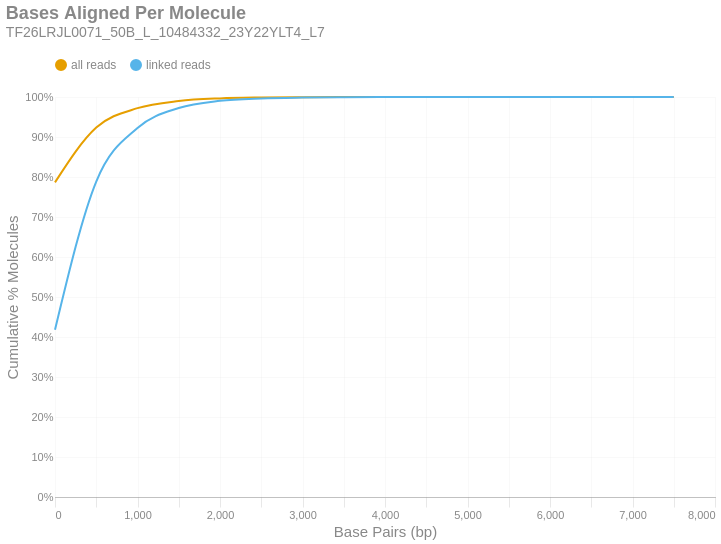

The cell this chart's notebook holds for it:
### Markdown cell above
### Bases Aligned Per Molecule
This is a cumulative frequency distribution showing the number of base pairs aligned per unique molecule. These data are shown in 500 bp bins. There are two distributions: one with `all reads` (yellow) and another with only `linked reads` (blue). The percent of molecules in the `linked reads` distribution is relative to the total number of linked molecules.

### Code cell
if SKIPLR:
    print_html(f"Skipped")
else:
    binned_df = consolidated_hist(valids['aligned_bp'], mask, 500, True)
    with SafeRender(binned_df):
        (
            density_plot(binned_df, 'Bases Aligned Per Molecule', samplename, 'basesper')
            .encode(
                x=alt.X('bin:Q', title="Base Pairs (bp)").axis(tickMinStep=500).scale(padding=0),
                y=alt.Y('value:Q', title='Cumulative % Molecules')
                    .axis(format='%')
                    .scale(domain = [0,1])
                    .stack(False),
                color=alt.Color("key:N").scale(domain = ["all reads", "linked reads"]),
                tooltip = [
                    alt.Tooltip("key:N", title = "Data Type"),
                    alt.Tooltip("range_label:N", title="Bases Aligned Per Molecule"),
                    alt.Tooltip("value:Q", format = ".2%", title="% Molecules (Cum.)")
                ]
            )
        ).display()

### Figure 1 — Vega-Lite specification as saved in the notebook (floating-point values rounded to 4 significant figures)
{"width": "container", "height": 400, "config": {"title": {"anchor": "start", "dy": -15, "fontSize": 18, "color": "#888888", "subtitleColor": "#888888", "subtitleFontSize": 14}, "arc": {"fill": "#0072B2"}, "axis": {"domainColor": "#888888", "domainWidth": 0.5, "gridWidth": 0.2, "grid": false, "titleFontWeight": 400, "titleFontSize": 15, "labelFontSize": 11, "labelColor": "#888888", "tickColor": "#888888", "tickWidth": 0.2, "titleColor": "#888888"}, "axisBand": {"grid": false}, "axisX": {"grid": true, "tickSize": 10, "domainCap": "round"}, "axisY": {"domain": false, "grid": true, "tickSize": 0, "domainCap": "round"}, "background": "transparent", "header": {"labelFontSize": 15, "labelColor": "#888888", "titleFontSize": 15, "titleFontWeight": 600, "titleColor": "#888888"}, "legend": {"labelFont": "sans-serif", "labelFontSize": 12, "labelColor": "#888888", "symbolSize": 100, "symbolType": "circle", "titleFontSize": 12, "titlePadding": 10, "titleColor": "#888888", "title": null, "orient": "top"}, "range": {"category": ["#E69F00", "#56B4E9", "#009E73", "#F0E442", "#0072B2", "#D55E00", "#CC79A7", "#000000"], "diverging": ["#cfe8f3", "#a2d4ec", "#73bfe2", "#46abdb", "#1696d2", "#12719e"]}, "area": {"fill": "#0072B2", "fillOpacity": 0.7, "line": true, "strokeOpacity": 0.7}, "line": {"color": "#0072B2", "stroke": "#0072B2", "strokeWidth": 2}, "trail": {"color": "#0072B2", "stroke": "#0072B2", "strokeWidth": 0, "size": 1}, "point": {"filled": true, "fillOpacity": 1.0, "size": 95}, "text": {"color": "#888888", "fontSize": 11, "align": "right", "fontWeight": 400, "size": 11}, "bar": {"fill": "#0072B2", "stroke": null}, "view": {"stroke": null, "continuousWidth": 660, "continuousHeight": 400}}, "data": {"name": "data-051104d099aad7bc232593c05a8255b4"}, "mark": {"type": "line", "interpolate": "monotone", "point": {"opacity": 0, "size": 275}}, "encoding": {"color": {"field": "key", "scale": {"domain": ["all reads", "linked reads"]}, "type": "nominal"}, "tooltip": [{"field": "key", "title": "Data Type", "type": "nominal"}, {"field": "range_label", "title": "Bases Aligned Per Molecule", "type": "nominal"}, {"field": "value", "format": ".2%", "title": "% Molecules (Cum.)", "type": "quantitative"}], "x": {"axis": {"tickMinStep": 500}, "field": "bin", "scale": {"padding": 0}, "title": "Base Pairs (bp)", "type": "quantitative"}, "y": {"axis": {"format": "%"}, "field": "value", "scale": {"domain": [0, 1]}, "stack": false, "title": "Cumulative % Molecules", "type": "quantitative"}}, "params": [{"name": "param_c36ac31b6afebe62", "select": {"type": "point", "fields": ["key"]}, "bind": "legend"}], "title": {"text": "Bases Aligned Per Molecule", "subtitle": "TF26LRJL0071_50B_L_10484332_23Y22YLT4_L7"}, "transform": [{"fold": ["all reads (cumsum)", "linked reads (cumsum)"]}, {"calculate": "replace(datum.key, ' (cumsum)', '')", "as": "key"}, {"filter": {"param": "param_c36ac31b6afebe62"}}], "usermeta": {"embedOptions": {"downloadFileName": "TF26LRJL0071_50B_L_10484332_23Y22YLT4_L7.basesper"}}, "$schema": "https://vega.github.io/schema/vega-lite/v6.4.1.json", "datasets": {"data-051104d099aad7bc232593c05a8255b4": [{"bin": "0.0", "interval": "0.0-500.0", "all reads": 0.7865, "linked reads": 0.418, "all reads (cumsum)": 0.7865, "linked reads (cumsum)": 0.418, "range_label": "0-499"}, {"bin": "500.0", "interval": "500.0-1000.0", "all reads": 0.137, "linked reads": 0.3707, "all reads (cumsum)": 0.9236, "linked reads (cumsum)": 0.7887, "range_label": "500-999"}, {"bin": "1000.0", "interval": "1000.0-1500.0", "all reads": 0.0485, "linked reads": 0.134, "all reads (cumsum)": 0.9721, "linked reads (cumsum)": 0.9227, "range_label": "1000-1499"}, {"bin": "1500.0", "interval": "1500.0-2000.0", "all reads": 0.01793, "linked reads": 0.04966, "all reads (cumsum)": 0.99, "linked reads (cumsum)": 0.9723, "range_label": "1500-1999"}, {"bin": "2000.0", "interval": "2000.0-2500.0", "all reads": 0.006506, "linked reads": 0.01802, "all reads (cumsum)": 0.9965, "linked reads (cumsum)": 0.9903, "range_label": "2000-2499"}, {"bin": "2500.0", "interval": "2500.0-3000.0", "all reads": 0.002193, "linked reads": 0.006074, "all reads (cumsum)": 0.9987, "linked reads (cumsum)": 0.9964, "range_label": "2500-2999"}, {"bin": "3000.0", "interval": "3000.0-3500.0", "all reads": 0.0007932, "linked reads": 0.002197, "all reads (cumsum)": 0.9995, "linked reads (cumsum)": 0.9986, "range_label": "3000-3499"}, {"bin": "3500.0", "interval": "3500.0-4000.0", "all reads": 0.0003168, "linked reads": 0.0008775, "all reads (cumsum)": 0.9998, "linked reads (cumsum)": 0.9995, "range_label": "3500-3999"}, {"bin": "4000.0", "interval": "4000.0-4500.0", "all reads": 0.0001201, "linked reads": 0.0003326, "all reads (cumsum)": 0.9999, "linked reads (cumsum)": 0.9998, "range_label": "4000-4499"}, {"bin": "4500.0", "interval": "4500.0-5000.0", "all reads": 4.266e-05, "linked reads": 0.0001182, "all reads (cumsum)": 1.0, "linked reads (cumsum)": 0.9999, "range_label": "4500-4999"}, {"bin": "5000.0", "interval": "5000.0-5500.0", "all reads": 1.185e-05, "linked reads": 3.282e-05, "all reads (cumsum)": 1.0, "linked reads (cumsum)": 1.0, "range_label": "5000-5499"}, {"bin": "5500.0", "interval": "5500.0-6000.0", "all reads": 7.11e-06, "linked reads": 1.969e-05, "all reads (cumsum)": 1.0, "linked reads (cumsum)": 1.0, "range_label": "5500-5999"}, {"bin": "6000.0", "interval": "6000.0-6500.0", "all reads": 2.37e-06, "linked reads": 6.565e-06, "all reads (cumsum)": 1.0, "linked reads (cumsum)": 1.0, "range_label": "6000-6499"}, {"bin": "6500.0", "interval": "6500.0-7000.0", "all reads": 1.58e-06, "linked reads": 4.376e-06, "all reads (cumsum)": 1.0, "linked reads (cumsum)": 1.0, "range_label": "6500-6999"}, {"bin": "7000.0", "interval": "7000.0-7500.0", "all reads": 0.0, "linked reads": 0.0, "all reads (cumsum)": 1.0, "linked reads (cumsum)": 1.0, "range_label": "7000-7499"}, {"bin": "7500.0", "interval": "7500.0-8000.0", "all reads": 7.9e-07, "linked reads": 2.188e-06, "all reads (cumsum)": 1.0, "linked reads (cumsum)": 1.0, "range_label": "7500-7999"}]}}
